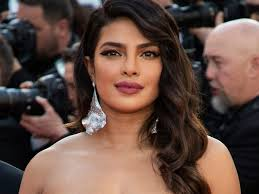
#> input picture images/1/download.jpg, 259 x 194 px, found by its file name
$ python tester.py
#> lines starting #> are read from the running program, lines starting #| are printed output that depends on the picture
### project4.py
import cv2
import os
import numpy as np

def faceDetection(test_img):
    gray_img=cv2.cvtColor(test_img,cv2.COLOR_BGR2GRAY)
    face_haar_cascade=cv2.CascadeClassifier("haarcascade_frontalface_default.xml")
    faces=face_haar_cascade.detectMultiScale(gray_img,scaleFactor=1.25,minNeighbors=5)

    return faces,gray_img

# [30 lines left out: functions labels_for_training_data, tarin_classifier, not called in this run]

def draw_rect(test_img,face):
    (x, y, w, h)=face
    cv2.rectangle(test_img, (x, y), (x + w, y + h), (255, 0, 0), 2)

def put_text(test_img,text,x,y):
    cv2.putText(test_img,text,(x,y),cv2.FONT_HERSHEY_DUPLEX,1,(255,0,0),1)

### tester.py
import cv2
import os
import numpy as np
import project4 as fr

test_img=cv2.imread('resources/download.jpg')
#> test_img is the input picture: shape (194, 259, 3); mean B, G, R 66.4, 75.3, 98.7
faces_detected,gray_img=fr.faceDetection(test_img)
#> in faceDetection, `gray_img=cv2.cvtColor(test_img,cv2.COLOR_BGR2GRAY)`:
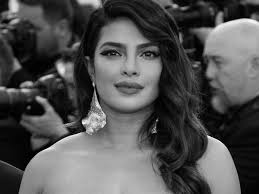
#> gray_img: shape (194, 259); min 0, max 252, mean 81.3
#> in faceDetection, `faces=face_haar_cascade.detectMultiScale(gray_img,scaleFactor=1.25,min..`: faces = [[87, 20, 86, 86]]
#> faces_detected = [[87, 20, 86, 86]]
print('face_detected:',faces_detected)
#| face_detected: [[87 20 86 86]]

# faces,faceID=fr.labels_for_training_data('images')
# face_recognizer=fr.tarin_classifier(faces,faceID)
# face_recognizer.save('trainingData.yml')

face_recognizer=cv2.face.LBPHFaceRecognizer_create()
#> (the run stopped early here; a loop or call above may not have finished)

$ run again, with images/1/images (1).jpg copied over images/1/download.jpg
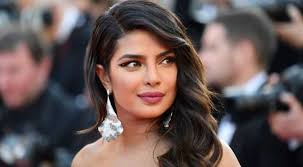
#> input picture images/1/images (1).jpg, 303 x 167 px, found by its file name
#> test_img is the input picture: shape (167, 303, 3); mean B, G, R 83.4, 85.1, 100.4
#> in faceDetection, `gray_img=cv2.cvtColor(test_img,cv2.COLOR_BGR2GRAY)`:
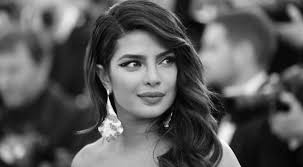
#> gray_img: shape (167, 303); min 0, max 254, mean 89.5
#> faces = [[106, 32, 83, 83]]
#| face_detected: [[106  32  83  83]]

$ run again, with images/1/images (10).jpg copied over images/1/download.jpg
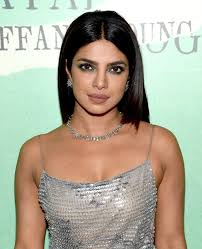
#> input picture images/1/images (10).jpg, 202 x 249 px, found by its file name
#> test_img is the input picture: shape (249, 202, 3); mean B, G, R 150.7, 168.3, 173.1
#> in faceDetection, `gray_img=cv2.cvtColor(test_img,cv2.COLOR_BGR2GRAY)`:
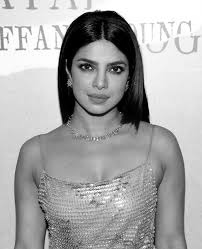
#> gray_img: shape (249, 202); min 0, max 255, mean 167.7
#> faces = [[65, 43, 70, 70]]
#| face_detected: [[65 43 70 70]]

$ run again, with images/1/images (11).jpg copied over images/1/download.jpg
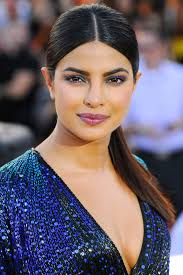
#> input picture images/1/images (11).jpg, 183 x 275 px, found by its file name
#> test_img is the input picture: shape (275, 183, 3); mean B, G, R 105.4, 96.8, 108.5
#> in faceDetection, `gray_img=cv2.cvtColor(test_img,cv2.COLOR_BGR2GRAY)`:
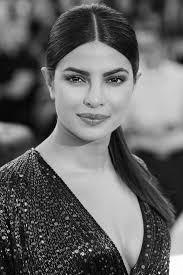
#> gray_img: shape (275, 183); min 0, max 255, mean 101.2
#> faces = [[43, 39, 103, 103]]
#| face_detected: [[ 43  39 103 103]]
